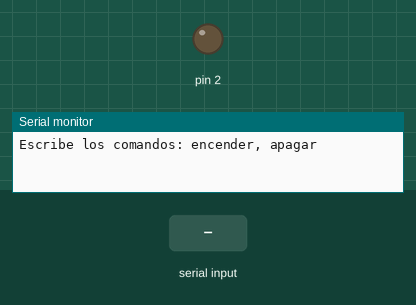
This sketch was run on a simulated Arduino Uno, built with avr-gcc and run on an emulated ATmega328P. Shown: output pins drawn as LEDs (lit = HIGH), the last lines printed to the serial monitor. The inputs (shaded band) are chosen by the test bench.

Above: at 1.2 s.
1.3 s: "encender" received over Serial
At 2.9 s:
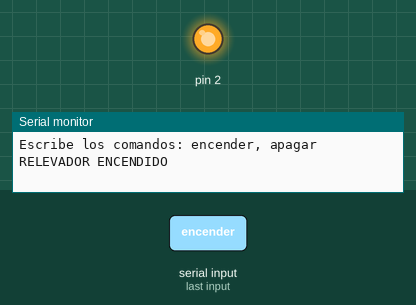
3.8 s: "apagar" received over Serial
At 5.9 s:
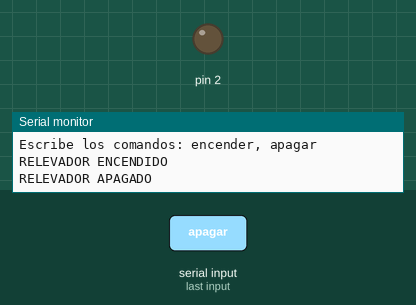
Timing chart, 0 to 7.4 s (numbered marks = the images above; inputs shaded):
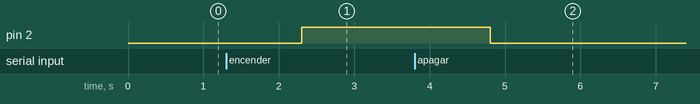

The sketch:

practica_12.ino
```cpp
//El monitor serial debe estar Sin ajuste de linea y a 9600 baudios
String cadena;

void setup() {
  Serial.begin(9600);
  pinMode(2, OUTPUT);

  Serial.println("Escribe los comandos: encender, apagar");
}

void loop() {
  while(Serial.available()) {
    //Si el Puerto está disponible
    //Leemos la cadena de caracteres del puerto serie
    cadena = Serial.readString();

    if (cadena == "encender") {
      digitalWrite(2,HIGH);

      Serial.println("RELEVADOR ENCENDIDO");
    }

    if (cadena == "apagar") {
      digitalWrite(2,LOW);
      Serial.println("RELEVADOR APAGADO");
    }
  }
}
```

Measured:
- after the input at 1.3 s, pin 2: LOW → HIGH after 1.0 s
- after the input at 3.8 s, pin 2: HIGH → LOW after 1.0 s
